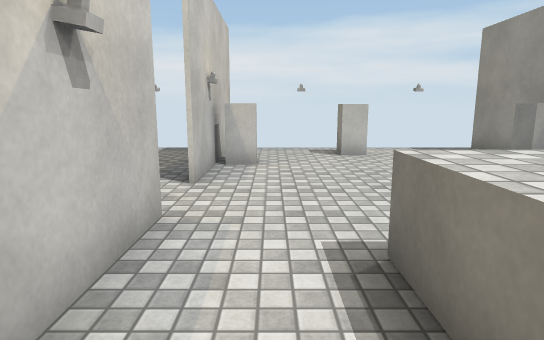
[1] (above)

18 first-person views from a walk through a Unity game level. The camera is 1.4 m above the floor, tilts 10° down and sees 75° across. The floor is counted in squares, 1 m on a side. Each view is taken from the middle of a square. On the plan, view 1 faces up. The plan holds only what a view shows up to about 15 squares ahead; the rest is blank. Surface patterns are stand-ins for the level's own textures.

[2]
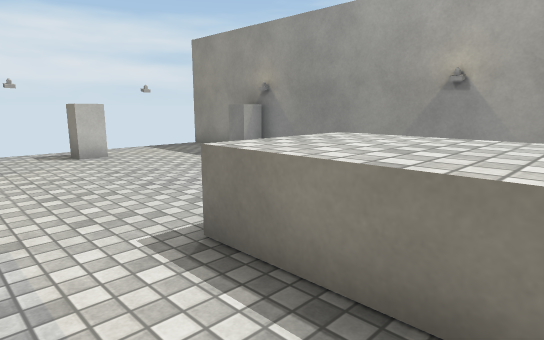

[3]
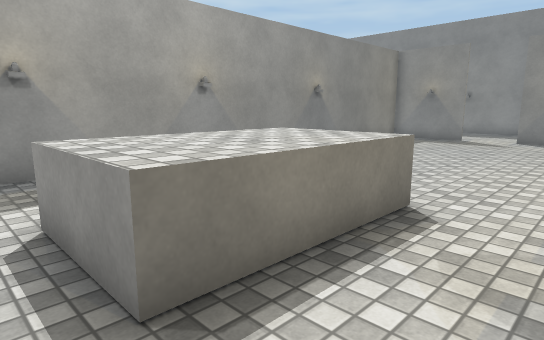

[4]
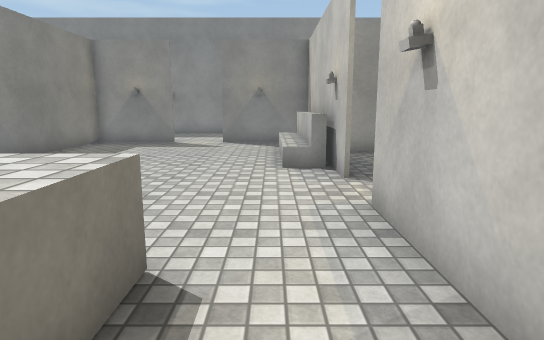

[5]
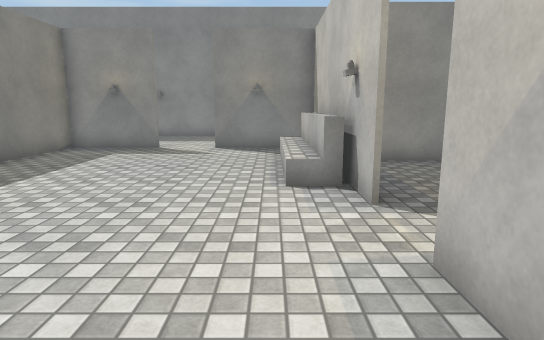

[6]
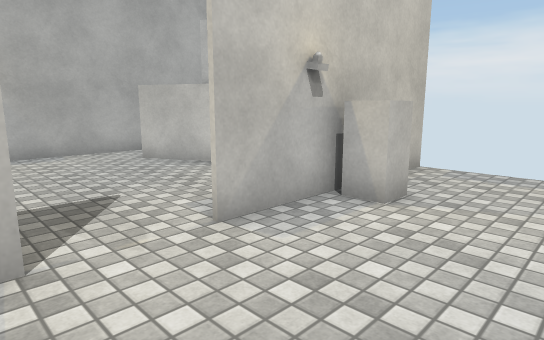

[7]
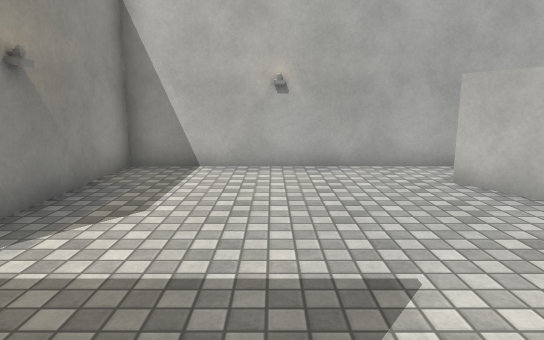

[8]
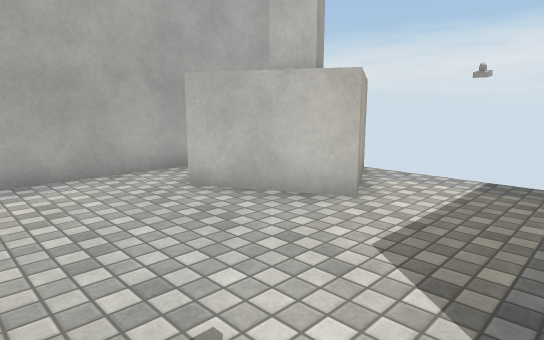

[9]
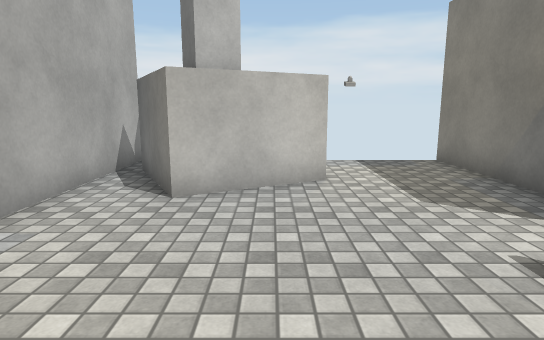

[10]
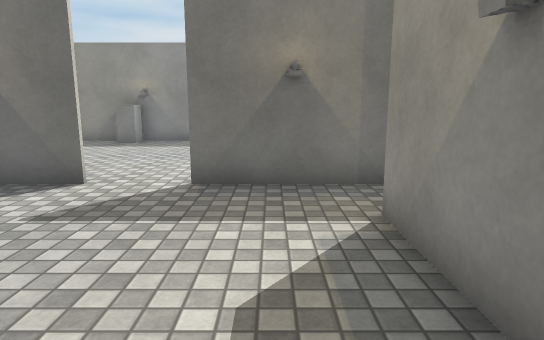

[11]
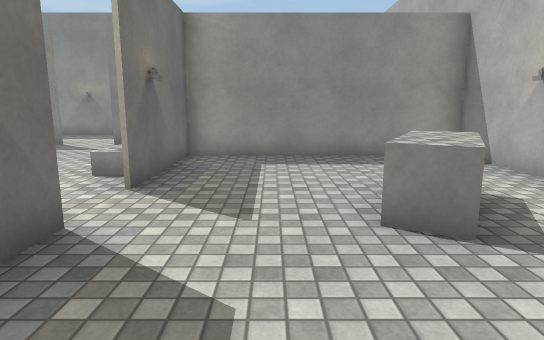

[12]
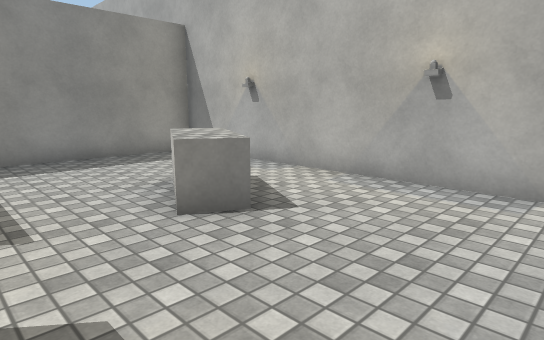

[13]
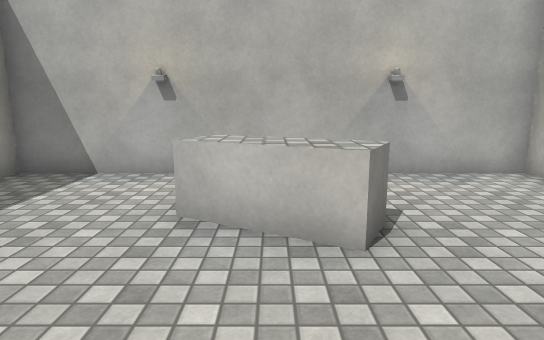

[14]
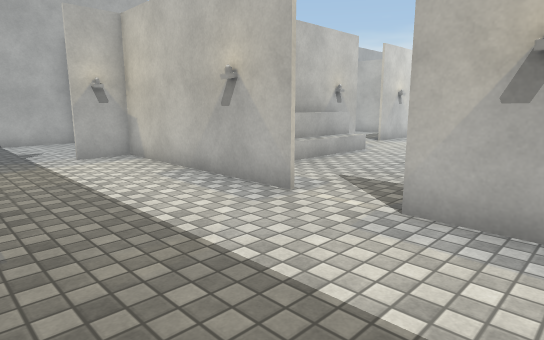

[15]
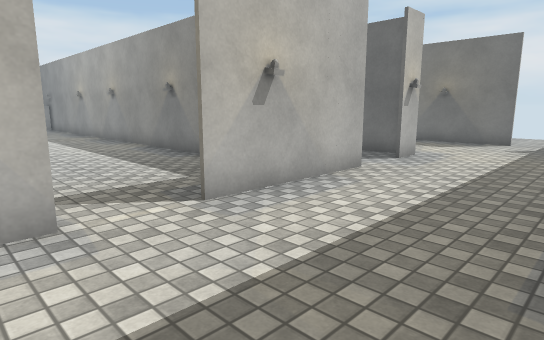

[16]
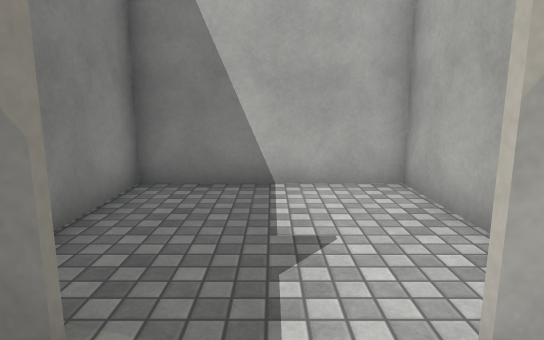

[17]
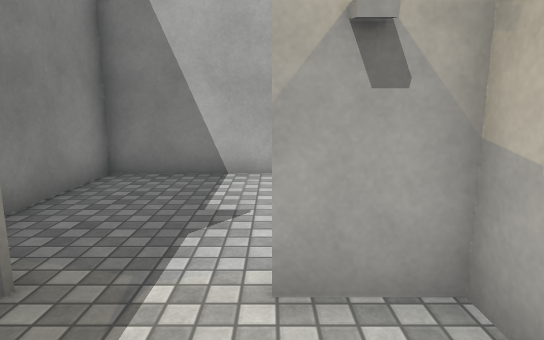

[18]
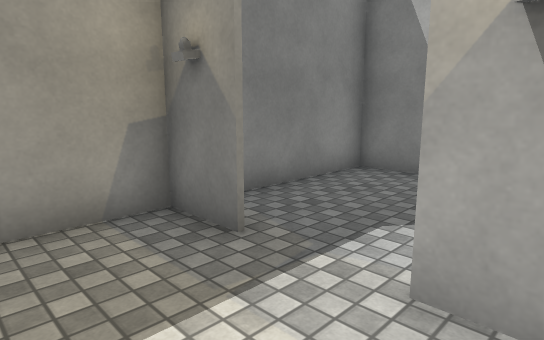

### Floor plan
Key: @ floor where view 1 was taken; # wall or solid block; . floor; = window, fence, low wall or low ledge; ^ raised ledge; B block; O other object.
Columns run from 10 left of view 1 to 18 right of it. Each row starts with its distance up from view 1.
 13 #       #        #
 12 #. OO...#........#
 11 #OOOO...#...BB...#
 10 #.OOOO..#........#
  9 #.OOO...#B......BB
  8 #.......#........#
  7 #.......#........#
  6 #................#
  5 #.............   #
  4 #.......#.....   #
  3 #.......#..^^^...#
  2 #######.#..^^^.  #
  1 #.......#..^^^.  #
  0 #.......#.@^^^   #
 -1 #.......#...^^ ..#
 -2 #.......#....  ..#
 -3 #...BB..#........#
 -4 #..BB............#
 -5 #..BB....#.......#
 -6 #........#.......#
 -7 #........#.......#
 -8 #........#.......#
 -9 #........#.......#
-10 #########=.......#
-11         ##.......#   #   .#
-12 ############..#####..#....##
-13 #....#....................#
-14 #....#....................#..
-15 #............................
-16 #......................
-17 #....#...  ......
-18 ########

Where each view was taken, in squares from view 1:
view 1: 0 up, 0 right, facing up
view 2: 0 up, 1 left, facing up-right
view 3: 4 up, 1 left, facing down-right
view 4: 2 up, 0 right, facing down
view 5: 0 up, 0 right, facing down
view 6: 4 up, 2 right, facing up-left
view 7: 5 up, 1 left, facing left
view 8: 5 up, 2 left, facing up-left
view 9: 3 up, 6 left, facing up
view 10: 3 up, 8 left, facing right
view 11: 1 up, 4 left, facing down
view 12: 1 up, 3 left, facing down-left
view 13: 4 down, 2 left, facing left
view 14: 17 down, 6 right, facing up-left
view 15: 17 down, 1 right, facing up-right
view 16: 15 down, 3 left, facing left
view 17: 14 down, 2 left, facing left
view 18: 13 down, 2 left, facing down-left
